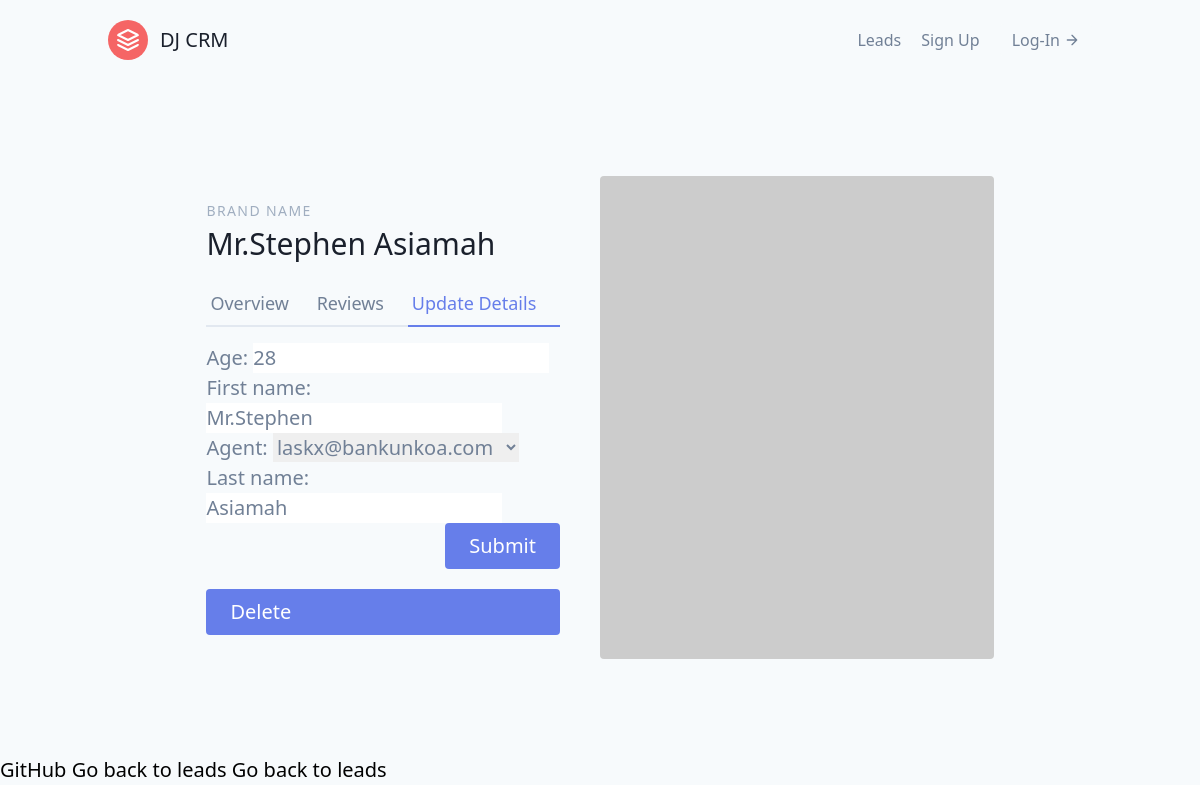
/leads/10/update/, run on the app's committed database.
### leads/models.py (models this page shows, shortened)
class Lead(models.Model):
    first_name = models.CharField(max_length=20)
    last_name = models.CharField(max_length=20)
    age = models.IntegerField(default=12)
    agent = models.ForeignKey("Agent",on_delete=models.CASCADE)

### leads/views.py (the view)
# urls.py: path('<int:pk>/update/', lead_update, name='lead-update'),
def lead_update(request,pk):
    lead =Lead.objects.get(id=pk)
    form = LeadModelForm(instance=lead)
    if request.method=='POST':
        form = LeadModelForm(request.POST, instance=lead)
        if form.is_valid():
            form.save()
            return redirect('/leads')
    context = {
        'form':form,
        "lead": lead
    }
    return render(request, 'leads/lead_update.html', context)

### leads/forms.py
class LeadModelForm(forms.ModelForm):
    class Meta:
        model = Lead
        fields = {
            'first_name',
            'last_name',
            'age',
            'agent' ,
        }

### leads/models.py (called while the page is built)
    def __str__(self) -> str:
        return (self.user.email)

### leads/templates/leads/lead_update.html (shortened to what this page needs)
{% extends 'base.html' %}
{% block content %}
<section class="text-gray-600 body-font overflow-hidden">
    <div class="container px-5 py-24 mx-auto">
        <div class="lg:w-4/5 mx-auto flex flex-wrap">
            <div class="lg:w-1/2 w-full lg:pr-10 lg:py-6 mb-6 lg:mb-0">
                <h2 class="text-sm title-font text-gray-500 tracking-widest">BRAND NAME</h2>
                <h1  class="text-gray-900 text-3xl title-font font-medium mb-4">{{ lead.first_name }} {{ lead.last_name }}
                    </h1>
                <div class="flex mb-4">
                    <a href="{% url 'leads:lead-detail' lead.pk %}" class="flex-grow border-b-2 border-gray-300 py-2 text-lg px-1">
                        Overview
                    </a>
                    <a class="flex-grow border-b-2 border-gray-300 py-2 text-lg px-1">
                        Reviews
                    </a>
                    <a href="{% url 'leads:lead-update' lead.pk %}"
                        class="flex-grow text-indigo-500 border-b-2 border-indigo-500 py-2 text-lg px-1">
                        Update Details
                    </a>
                </div>
                <form method="post">
                    {{ form.as_p }}
                    <button type="submit"
                    class="flex ml-auto text-white bg-indigo-500 border-0 py-2 px-6 focus:outline-none hover:bg-indigo-600 rounded" >Submit</button>
                </form>
                    <a href="{% url 'leads:lead-delete' lead.pk %}"
                        class="flex ml-auto text-white bg-indigo-500 border-0 py-2 px-6 focus:outline-none hover:bg-indigo-600 rounded">Delete</a>
            </div>
            <img alt="ecommerce" class="lg:w-1/2 w-full lg:h-auto h-64 object-cover object-center rounded"
                src="https://dummyimage.com/400x400">
        </div>
    </div>
</section>
GitHub
<a href="{% url 'leads:lead-list' %}"> Go back to leads</a>
<a href="{% url 'leads:lead-list' %}"> Go back to leads</a>
{% endblock content %}

### data on the page
Lead: first_name "Mr.Stephen", last_name "Asiamah", age "28", agent "laskx@bankunkoa.com"
